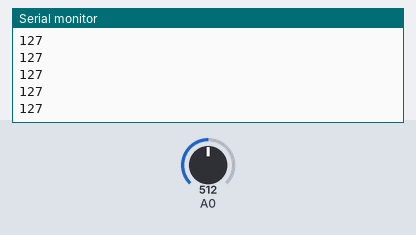
The sketch below on a simulated Arduino Uno, built with avr-gcc and run on an emulated ATmega328P. On the bench: the last lines printed to the serial monitor. Inputs (shaded band) come from the test bench; at power-on: A0 = 512.

Above: at 1.2 s.
1.3 s: A0 set to 716
At 2.1 s:
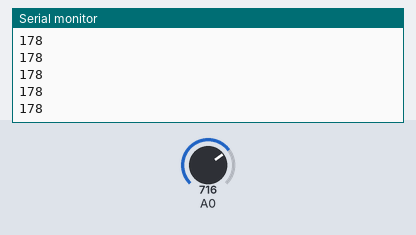
2.8 s: A0 set to 900
At 3.9 s:
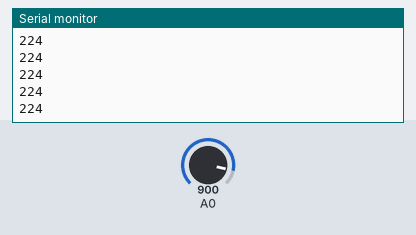
Timing chart, 0 to 5.8 s (numbered marks = the images above; inputs shaded):
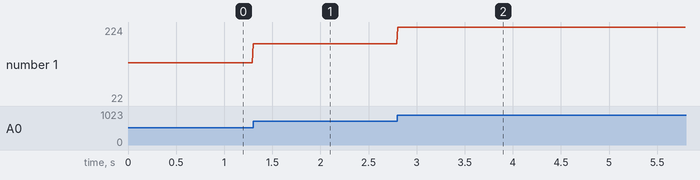

The sketch:

ldr.ino
```cpp
void setup() {
  Serial.begin(9600);
}

void loop() {
  Serial.println(map(analogRead(A0), 0, 1023, 0, 255));
  delay(10);

}
```

Measured:
- after the input at 1.3 s, the serial monitor: prints a new line at once (image 1)
- after the input at 2.8 s, the serial monitor: prints a new line at once (image 2)
- plotted number 1: 127 → 178 after the input at 1.3 s, 178 → 22 after the input at 2.8 s
